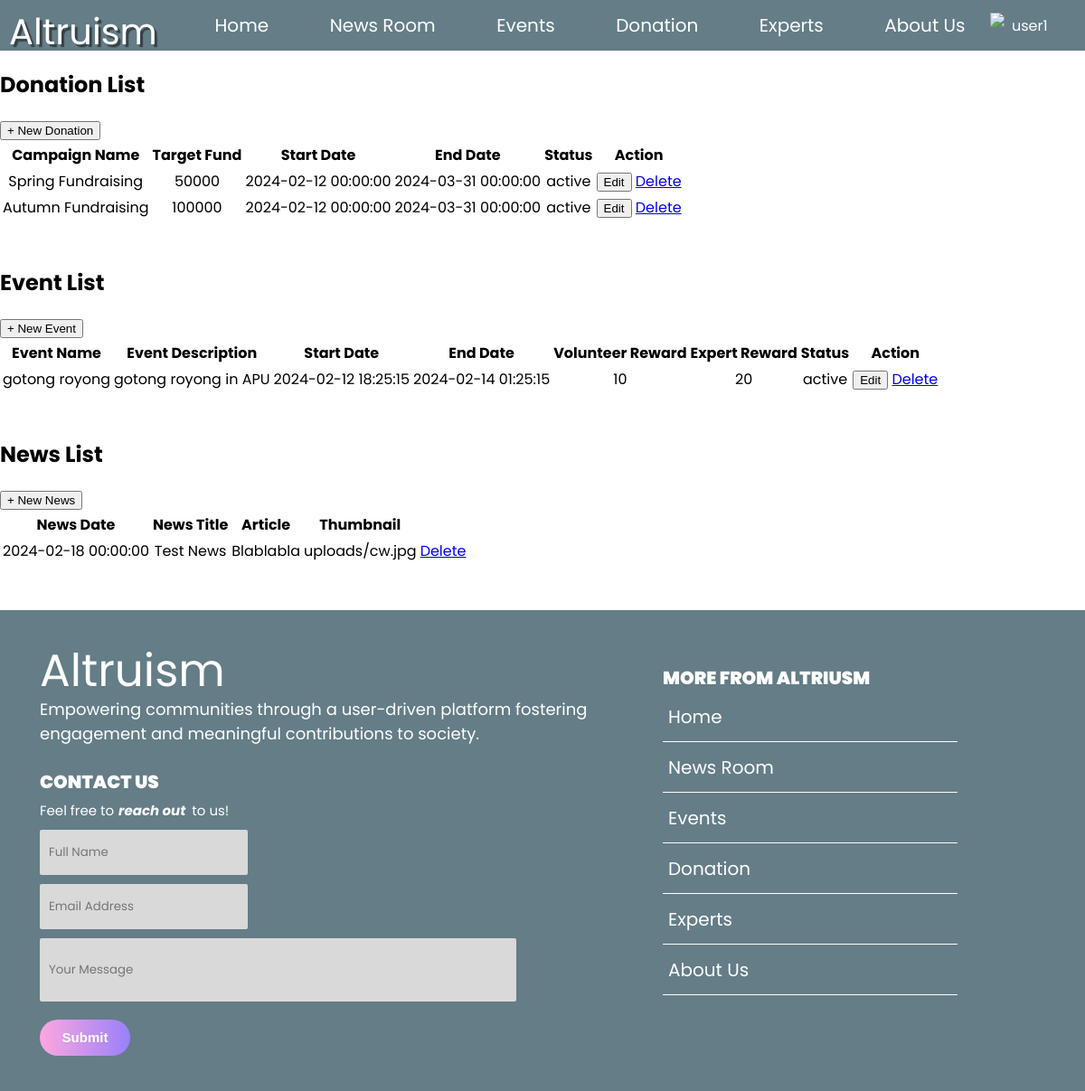
Page /Admin_Dashboard.php (signed in) on the committed database.
### tables this page shows
CREATE TABLE `donation` (
  `donation_id` int(10) NOT NULL,
  `campaign_name` varchar(256) NOT NULL,
  `target_fund` int(10) NOT NULL,
  `start_date` datetime NOT NULL,
  `end_date` datetime DEFAULT NULL,
  `user_id` int(20) NOT NULL,
  `d_status` varchar(10) NOT NULL
);

CREATE TABLE `event` (
  `event_id` int(20) NOT NULL,
  `event_name` varchar(50) NOT NULL,
  `event_description` varchar(256) NOT NULL,
  `event_startdate` datetime NOT NULL,
  `event_enddate` datetime NOT NULL,
  `volunteer_reward` int(100) NOT NULL,
  `expert_reward` int(100) NOT NULL,
  `user_id` int(20) NOT NULL,
  `e_status` varchar(10) NOT NULL
);

CREATE TABLE `news` (
  `news_id` int(20) NOT NULL,
  `user_id` int(20) NOT NULL,
  `news_date` datetime NOT NULL DEFAULT current_timestamp(),
  `news_title` varchar(50) NOT NULL,
  `article` longtext NOT NULL,
  `thumbnail` varchar(256) NOT NULL
);

### Admin_Dashboard.php (the view, shortened to what this page needs)
<?php
  include "Header.php";
  include "Login-Page/db_conn.php";
  $sql = "SELECT * FROM donation ORDER BY d_status, end_date DESC";
  $result = mysqli_query($conn, $sql);
  $sql1 ="SELECT * FROM event WHERE e_status = 'active' ORDER BY event_enddate DESC;";
  $result1 = mysqli_query($conn, $sql1);
  $sql2 ="SELECT * FROM news ORDER BY news_date DESC;";
  $result2 = mysqli_query($conn, $sql2);
?>
<div style="font-family: Poppins; margin-bottom: 50px;">
    <h2> Donation List </h2>
    <button class="button" onclick="window.location.href='Donation_Create.php'">+ New Donation</button>
    <table style="text-align: center;">
      <tr>
        <th>Campaign Name</th>
        <th>Target Fund</th>
        <th>Start Date</th>
        <th>End Date</th>
        <th>Status</th>
        <th>Action</th>
      </tr>
      <?php
        while($row = mysqli_fetch_assoc($result)){
      ?>
      <tr>
        <td><?php echo $row['campaign_name']; ?></td>
        <td><?php echo $row['target_fund']; ?></td>
        <td><?php echo $row['start_date']; ?></td>
        <td><?php echo $row['end_date']; ?></td>
        <td><?php echo $row['d_status']; ?></td>
        <td><button class="button" onclick="window.location.href='Donation_Update.php?d_id=<?php echo $row['donation_id'] ?>'">Edit</button>
        <a href="Donation_Delete.php?d_id=<?php echo $row['donation_id'] ?>" onclick="return confirm('Are you sure to delete?')">Delete</a>
        </td>
      </tr>
      <?php } ?>
    </table>
</div>
<div style="font-family: Poppins; margin-bottom: 50px;">
    <h2> Event List </h2>
    <button class="button" onclick="window.location.href='Event_Create.php'">+ New Event</button>
    <table style="text-align: center;">
      <tr>
        <th>Event Name</th>
        <th>Event Description</th>
        <th>Start Date</th>
        <th>End Date</th>
        <th>Volunteer Reward</th>
        <th>Expert Reward</th>
        <th>Status</th>
        <th>Action</th>
      </tr>
      <?php
        while($row1 = mysqli_fetch_assoc($result1)){
      ?>
      <tr>
        <td><?php echo $row1['event_name']; ?></td>
        <td><?php echo $row1['event_description']; ?></td>
        <td><?php echo $row1['event_startdate']; ?></td>
        <td><?php echo $row1['event_enddate']; ?></td>
        <td><?php echo $row1['volunteer_reward']; ?></td>
        <td><?php echo $row1['expert_reward']; ?></td>
        <td><?php echo $row1['e_status']; ?></td>
        <td><button class="button" onclick="window.location.href='Event_Update.php?d_id=<?php echo $row1['event_id'] ?>'">Edit</button>
        <a href="Event_Delete.php?e_id=<?php echo $row1['event_id'] ?>" onclick="return confirm('Are you sure to delete?')">Delete</a>
        </td>
      </tr>
      <?php } ?>
    </table>
</div>
<div style="font-family: Poppins; margin-bottom: 50px;">
    <h2> News List </h2>
    <button class="button" onclick="window.location.href='Create_News_Form.php'">+ New News</button>
    <table style="text-align: center;">
      <tr>
        <th>News Date</th>
        <th>News Title</th>
        <th>Article</th>
        <th>Thumbnail</th>
      </tr>
      <?php
        while($row2 = mysqli_fetch_assoc($result2)){
      ?>
      <tr>
        <td><?php echo $row2['news_date']; ?></td>
        <td><?php echo $row2['news_title']; ?></td>
        <td><?php echo $row2['article']; ?></td>
        <td><?php echo $row2['thumbnail']; ?></td>
        <td>
          <a href="News_DeleteProcess.php?n_id=<?php echo $row2['news_id'] ?>" onclick="return confirm('Are you sure to delete?')">Delete</a>
        </td>
      </tr>
      <?php } ?>
    </table>
</div>
<?php include "Footer.php"; ?>

### styles/General.css (style rules this page uses)
body { font-family: League Gothic, Poppins; margin: 0; }

### rows in the picture
donation: campaign_name "Spring Fundraising", target_fund "50000", start_date "2024-02-12 00:00:00", end_date "2024-03-31 00:00:00", d_status "active"
donation: campaign_name "Autumn Fundraising", target_fund "100000", start_date "2024-02-12 00:00:00", end_date "2024-03-31 00:00:00", d_status "active"
event: event_name "gotong royong", event_description "gotong royong in APU", event_startdate "2024-02-12 18:25:15", event_enddate "2024-02-14 01:25:15", volunteer_reward "10", expert_reward "20", e_status "active"
news: news_date "2024-02-18 00:00:00", news_title "Test News", article "Blablabla", thumbnail "uploads/cw.jpg"

### other values in the picture
$_SESSION['username'] "user1"
